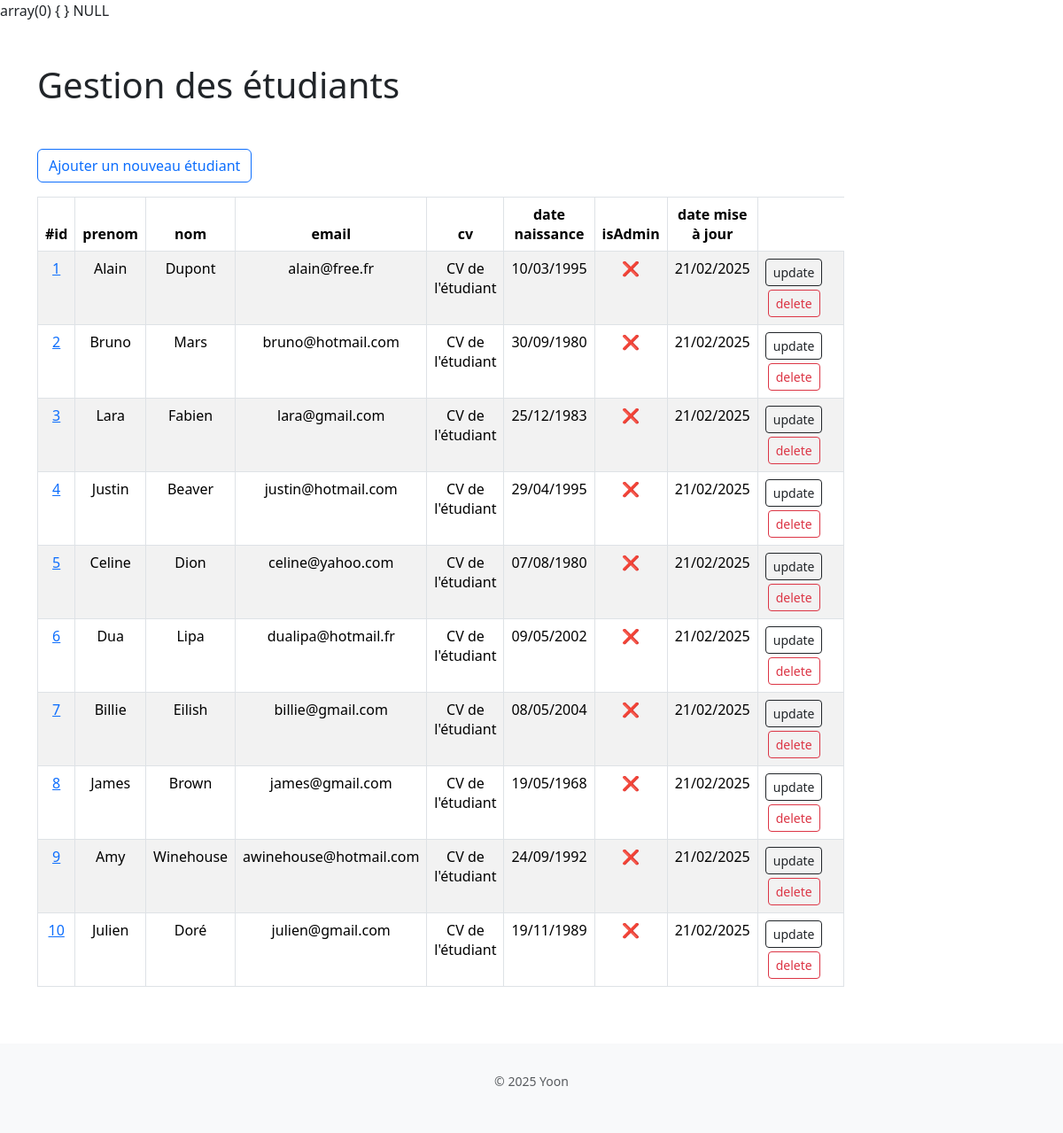
Before: / with the older database file.
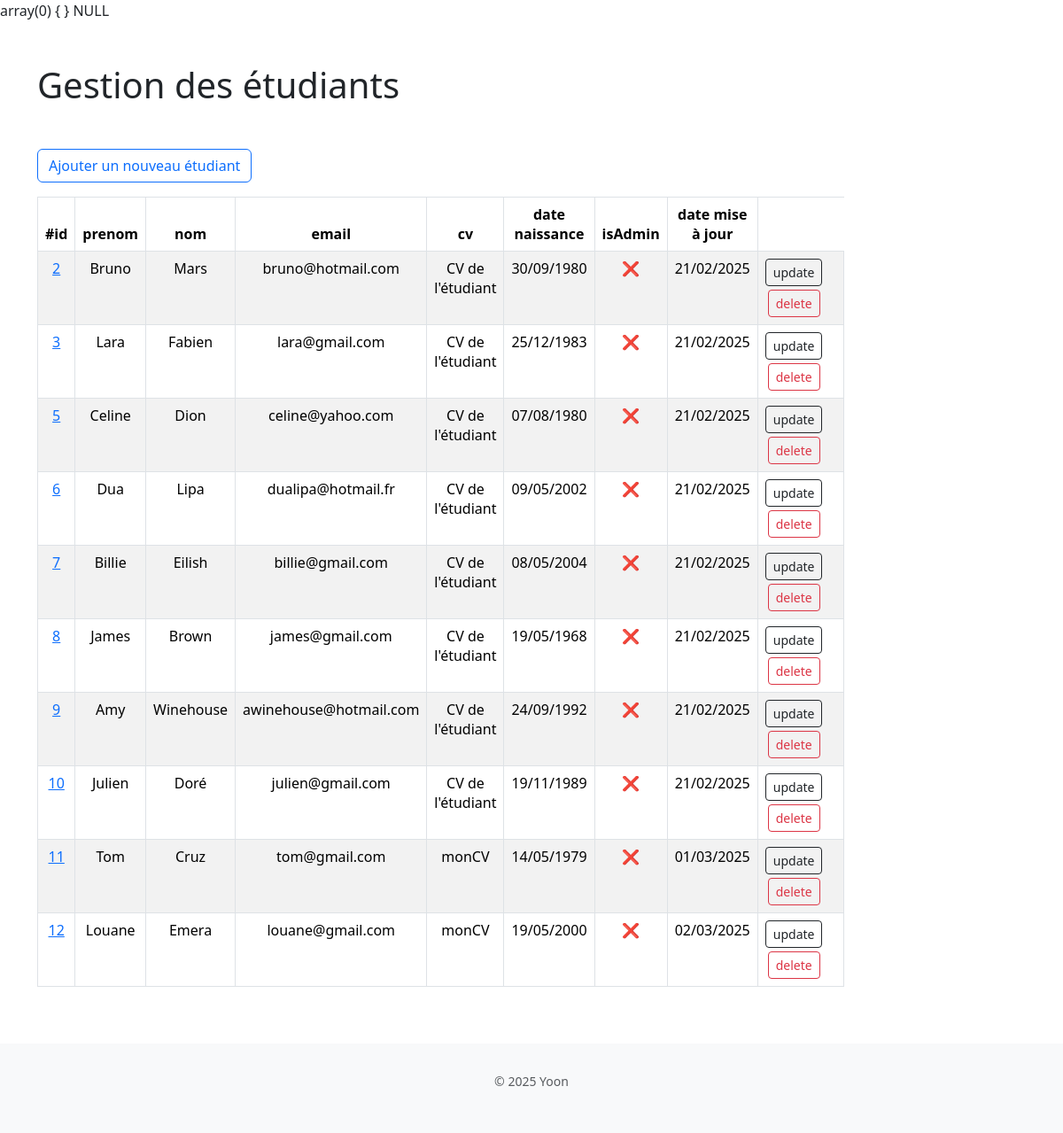
After: the same page with the newer database file.
### tables this page shows
CREATE TABLE `etudiants` (
  `id` int(11) NOT NULL,
  `prenom` varchar(100) NOT NULL,
  `nom` varchar(100) NOT NULL,
  `email` varchar(100) NOT NULL,
  `cv` text NOT NULL DEFAULT 'CV de l\'étudiant',
  `dt_naissance` date NOT NULL,
  `isAdmin` tinyint(1) NOT NULL DEFAULT 0,
  `dt_mise_a_jour` datetime NOT NULL DEFAULT current_timestamp()
);

### Controller/AbstractController.php (called while the page is built)
<?php
abstract class AbstractController{
    protected function render(string $template_name, array $data =[]){
       extract($data);
        require_once "Vue/header.php";
        require_once "Vue/$template_name.php";
        require_once "Vue/footer.php";
    }
}

### Controller/FrontController.php (called while the page is built, shortened)
<?php
class FrontController extends AbstractController
{
    public function home()
    {
        $data = [
            "titre" => "home",
            "etudiants" => BDD::getInstance()->query("
                SELECT *,
                DATE_FORMAT(dt_naissance, '%d/%m/%Y') AS dt_naissance,
                DATE_FORMAT(dt_mise_a_jour, '%d/%m/%Y') AS dt_mise_a_jour
                FROM etudiants
            ")
        ];
        $this->render("home", $data);
    }
}

### Model/BDD.php (called while the page is built, shortened)
<?php
class BDD{
    private static $instance = null;
    private $connexion;
    public static function getInstance()
    {
        if(self::$instance === null){
            self::$instance = new BDD();
        }
        return self::$instance ;
    }
    private function __construct()
    {
        $dsn = "mysql:host=localhost;dbname=module6;charset=utf8mb4";
        $login = "root";
        $password = "root";
        $this->connexion = new PDO($dsn, $login, $password);
    }
    public function query(string $sql, array $params = []){
        $stmt = $this->connexion->prepare($sql);
        $stmt->execute($params);
        return $stmt->fetchAll(PDO::FETCH_ASSOC);
    }
}

### Vue/home.php (the view)
<main class="container">
    <h1 class="my-5">Gestion des étudiants</h1>
    <section class="row">
        <div class="col-9">
            <a href="<?php echo URL ?>?page=new_form" class="btn btn-outline-primary mb-3">Ajouter un nouveau étudiant</a>
            <div class="text-center">
            <table class="table table-striped table-bordered text-center">
                <thead>
                    <tr>
                        <th>#id</th>
                        <th>prenom</th>
                        <th>nom</th>
                        <th>email</th>
                        <th>cv</th>
                        <th>date naissance</th>
                        <th>isAdmin</th>
                        <th>date mise à jour</th>
                    </tr>
                </thead>
                <tbody>
                    <?php foreach ($etudiants as $etudiant) : ?>
                        <tr>
                            <td><a href="<?php echo URL; ?>?page=profile&id=<?php echo $etudiant["id"]?>"><?php echo $etudiant["id"] ?></a></td>
                            <td><?php echo $etudiant["prenom"] ?></td>
                            <td><?php echo $etudiant["nom"] ?></td>
                            <td><?php echo $etudiant["email"] ?></td>
                            <td><?php echo $etudiant["cv"] ?></td>
                            <td><?php echo $etudiant["dt_naissance"] ?></td>
                            <td class="text-center"><?php echo $etudiant["isAdmin"] == 1 ? "✅" : "❌" ?></td>
                            <td><?php echo $etudiant["dt_mise_a_jour"] ?></td>
                            <td>
                            <a href="<?php echo URL; ?>?page=update&id=<?php echo $etudiant["id"]; ?>" class="btn btn-outline-dark me-3 mb-1 btn-sm">update</a>
                            <a href="<?php echo URL ?>?page=delete&id=<?php echo $etudiant["id"] ?>" class="btn btn-outline-danger me-3 btn-sm" onclick="return confirm('êtes vous sûr de vouloir supprimer?')">delete</a>
                            </td>
                        </tr>
                    <?php endforeach ?>
                </tbody>
            </table>
            </div>
        </div>
    </section>
</main>

### index.php (shortened to what this page needs)
<?php
var_dump($_POST);
$page = "";
require_once "Model/BDD.php";
require_once "Controller/AbstractController.php";
require_once "Controller/FrontController.php";
if(isset($_GET["page"]) && !empty($_GET["page"])){
    $page = $_GET["page"];
    $id = $_GET["id"] ?? null;
    if ($page === "delete") {
        $p = new FrontController();
        $p->delete($id);
    }
    $page_parts = explode("/",$page);
    $page = $page_parts[0];
    if(isset($page_parts[1]) && is_numeric($page_parts[1])){
        $id = $page_parts[1];
    }
}else{
    $page = "/";
}
$routes = [
    "/" => ["home","FrontController"],
    "new_form" => [ "new_form","FrontController"],
   "update" =>["update", "FrontController"],
   "profile" =>["profile", "FrontController"],
   "erreur" =>["erreur", "FrontController"]
];
if(array_key_exists($page, $routes)){
    $method = $routes[$page][0];
    $p = new $class();
    if ($_SERVER["REQUEST_METHOD"] == "POST" && $page == "update") {
        $id = isset($_POST["id"]) ? (int)$_POST["id"] : null;
    }else {
        $id = isset($_GET["id"]) ? (int)$_GET["id"] : null;
    }
    var_dump($id);
        call_user_func([$p, $method] , $id);
    }
else{
        $p = new ErreurController();
        $p->erreur(404, "la page demanée n'existe pas");
    }
?>

### Vue/header.php (shortened to what this page needs)
<!doctype html>
<html lang="en">
  <head>
    <link href="https://cdn.jsdelivr.net/npm/bootstrap@5.3.3/dist/css/bootstrap.min.css" rel="stylesheet">

### Vue/footer.php (shortened to what this page needs)
    </body>
    <footer class="bd-footer py-2 py-md-2 mt-5 bg-body-tertiary">
    <div class="container py-3 py-md-3 px-4 px-md-3 text-body-secondary">
            <div class="row text-center">
            <ul class="list-unstyled small mt-2">
          <li class="mb-2"><span class="mb-3 mb-md-0 text-body-secondary">© 2025 Yoon</span></li>
        </ul>
            </div>
    </div>
    </footer>
</html>

Changed rows visible on the page:
removed etudiants: id "1", prenom "Alain", nom "Dupont", email "alain@free.fr", cv "CV de l'étudiant", dt_naissance "10/03/1995", dt_mise_a_jour "21/02/2025"
removed etudiants: id "4", prenom "Justin", nom "Beaver", email "justin@hotmail.com", cv "CV de l'étudiant", dt_naissance "29/04/1995", dt_mise_a_jour "21/02/2025"
added etudiants: id "11", prenom "Tom", nom "Cruz", email "tom@gmail.com", cv "monCV", dt_naissance "14/05/1979", dt_mise_a_jour "01/03/2025"
added etudiants: id "12", prenom "Louane", nom "Emera", email "louane@gmail.com", cv "monCV", dt_naissance "19/05/2000", dt_mise_a_jour "02/03/2025"
